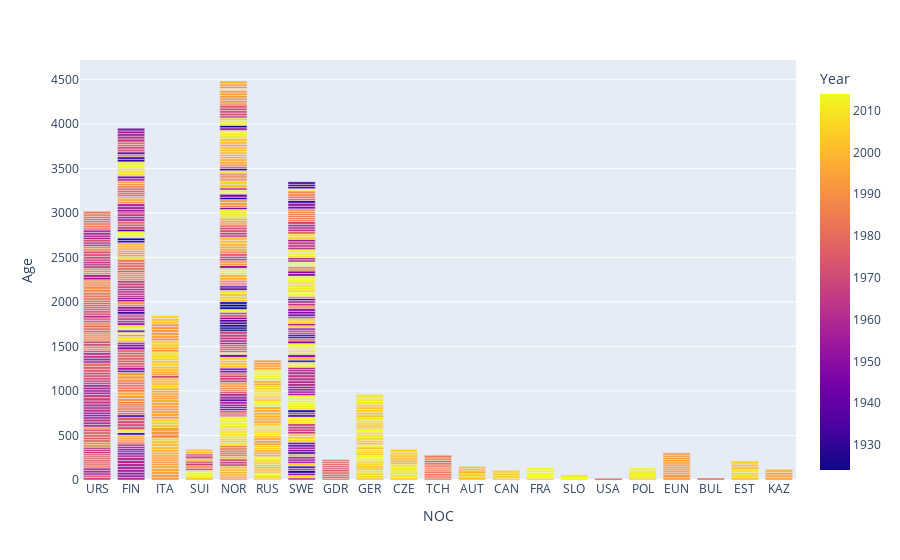

Write notebook code for a chart like this one.
### Code cell
px.bar(df_skidor_medaljer, x="NOC", y="Age", color="Year")

### Figure 1 — Plotly figure (JSON) as saved in the notebook; plotly's stock layout.template omitted (floating-point values rounded to 4 significant figures; data arrays with more than 128 entries replaced by an {"elided": "..."} marker saying what was removed)
{"data": [{"alignmentgroup": "True", "hovertemplate": "NOC=%{x}<br>Age=%{y}<br>Year=%{marker.color}<extra></extra>", "legendgroup": "", "marker": {"color": {"elided": "776 int values"}, "coloraxis": "coloraxis", "pattern": {"shape": ""}}, "name": "", "offsetgroup": "", "orientation": "v", "showlegend": false, "textposition": "auto", "type": "bar", "x": {"elided": "776 str values"}, "xaxis": "x", "y": {"elided": "776 int values"}, "yaxis": "y"}], "layout": {"barmode": "relative", "coloraxis": {"colorbar": {"title": {"text": "Year"}}, "colorscale": [[0, "#0d0887"], [0.1111, "#46039f"], [0.2222, "#7201a8"], [0.3333, "#9c179e"], [0.4444, "#bd3786"], [0.5556, "#d8576b"], [0.6667, "#ed7953"], [0.7778, "#fb9f3a"], [0.8889, "#fdca26"], [1, "#f0f921"]]}, "legend": {"tracegroupgap": 0}, "margin": {"t": 60}, "xaxis": {"anchor": "y", "domain": [0, 1], "title": {"text": "NOC"}}, "yaxis": {"anchor": "x", "domain": [0, 1], "title": {"text": "Age"}}}}
